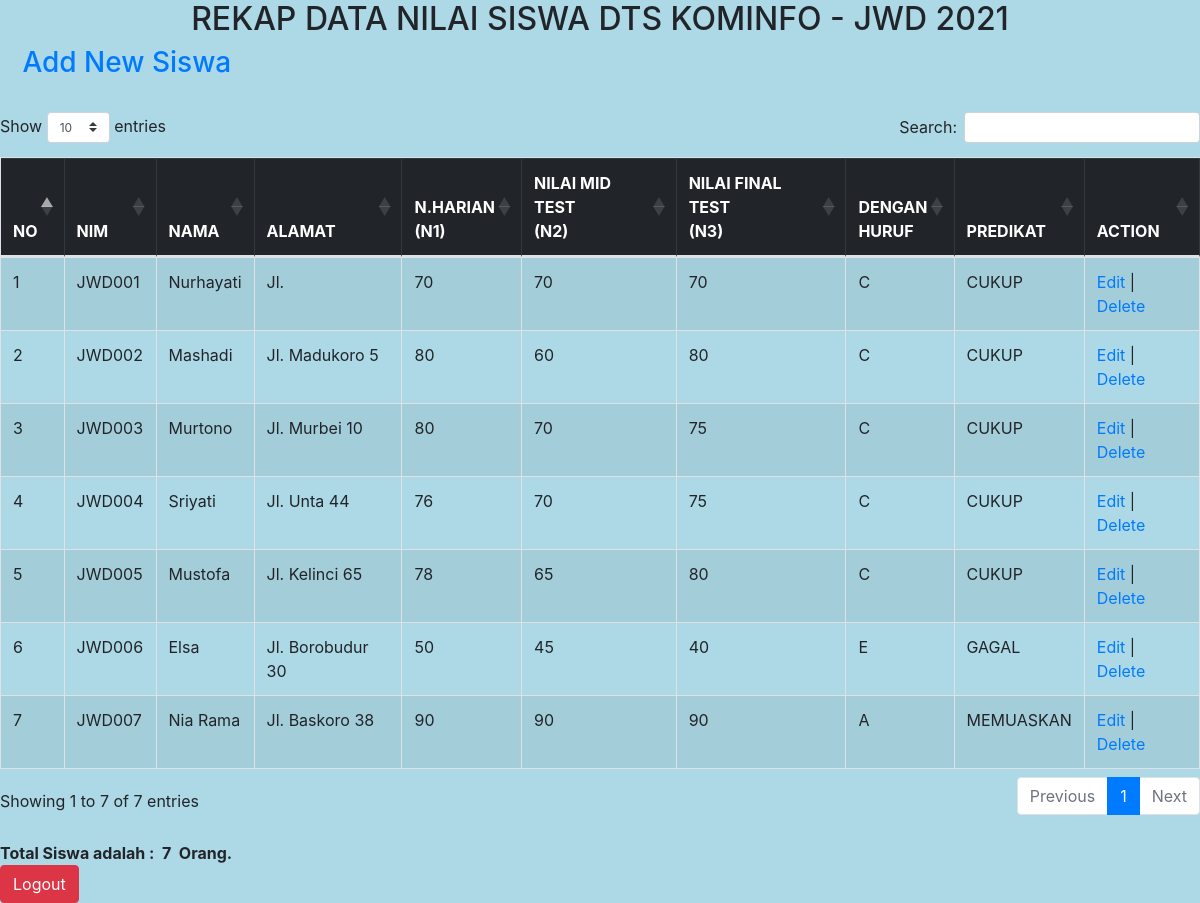
Page /halaman_admin.php (signed in) on the committed database.
### tables this page shows
CREATE TABLE `tsiswa_27` (
  `id` int(11) NOT NULL,
  `nim` varchar(50) DEFAULT NULL,
  `nama` varchar(100) DEFAULT NULL,
  `alamat` varchar(100) DEFAULT NULL,
  `n1` int(11) DEFAULT NULL,
  `n2` int(11) DEFAULT NULL,
  `n3` int(11) DEFAULT NULL
);

### halaman_admin.php (the view, shortened to what this page needs)
<?php
    include_once('koneksi.php');
	$result = mysqli_query($konek, "SELECT * FROM tsiswa_27 order by nim ASC");
    $total = mysqli_num_rows($result);
    $no = 1;
?>
<?php
if($_SESSION['username']=='' || $_SESSION['level']!='1')
{
    ?>
    <script language="JavaScript">
        document.location='index.php';
    </script>
    <?php
}else{
?>
<!DOCTYPE html>
<html>
<head>
	<link rel="stylesheet" href="https://cdnjs.cloudflare.com/ajax/libs/twitter-bootstrap/4.1.3/css/bootstrap.css" />
	<link rel="stylesheet" href="https://cdn.datatables.net/1.10.19/css/dataTables.bootstrap4.min.css" />
	<link rel="stylesheet" type="text/css" href="style.css">
</head>
<body>
	<center><h2>REKAP DATA NILAI SISWA DTS KOMINFO - JWD 2021</h2></center>
	<h3><a href="add.php">&nbsp;&nbsp;&nbsp;Add New Siswa</a></h3><br>
	<table id="tabel-data" class="table table-striped table-bordered">
		<thead class="table-dark">
			<th>NO</th>
			<th class="th1">NIM</th>
			<th class="th1">NAMA</th>
			<th class="th3">ALAMAT</th>
			<th class="th4">N.HARIAN <br>(N1)</th>
			<th class="th5">NILAI MID TEST<br>(N2)</th>
			<th class="th6">NILAI FINAL TEST<br>(N3)</th>
			<th class="th7">DENGAN<br>HURUF</th>
			<th class="th8">PREDIKAT</th>
			<th class="th1">ACTION</th>
        </thead>
        <?php
        while($user_data = mysqli_fetch_array($result)) {
        $n1 = $user_data['n1'];
        $n2 = $user_data['n2'];
        $n3 = $user_data['n3'];
        $sum = floatval($n1) + floatval($n2) + floatval($n3);
        $average = $sum / 3;
        if ($average > 89) {
          $grade = "A";
          $predikat = "MEMUASKAN";
        } else if ($average > 79) {
          $grade = "B";
          $predikat = "BAIK";
        } else if ($average > 69) {
          $grade = "C";
          $predikat = "CUKUP";
        } else if ($average > 59) {
          $grade = "D";
          $predikat = "KURANG";
        } else {
          $grade = "E";
          $predikat = "GAGAL";
        }
        echo "<td>".$no++."</td>";
        echo "<td>".$user_data['nim']."</td>";
        echo "<td>".$user_data['nama']."</td>";
        echo "<td>".$user_data['alamat']."</td>";
        echo "<td>".$n1."</td>";
        echo "<td>".$n2."</td>";
        echo "<td>".$n3."</td>";
        echo "<td>".$grade."</td>";
        echo "<td>".$predikat."</td>";
        echo "<td><a href='edit.php?id=$user_data[id]'>Edit</a> | <a href='delete.php?id=$user_data[id]'>Delete</a></td></tr>";
        }
   		?>
	</table>
	<br>
	<b>Total Siswa adalah :&nbsp;&nbsp;<?php echo $total; ?>&nbsp;&nbsp;Orang.</b><tr>
  <p><a class="btn btn-danger btn-md" href="logout_admin.php" role="button"> Logout</a></p>
</body>
</html>
<?php
}
?>

### style.css (style rules this page uses)
body { margin: 0; padding: 0; background-color: #add8e6; height: 100vh; }

### rows in the picture
tsiswa_27: nim "JWD001", nama "Nurhayati", alamat "Jl.", n1 "70", n2 "70", n3 "70", grade "C", predikat "CUKUP"
tsiswa_27: nim "JWD002", nama "Mashadi", alamat "Jl. Madukoro 5", n1 "80", n2 "60", n3 "80", grade "C", predikat "CUKUP"
tsiswa_27: nim "JWD003", nama "Murtono", alamat "Jl. Murbei 10", n1 "80", n2 "70", n3 "75", grade "C", predikat "CUKUP"
tsiswa_27: nim "JWD004", nama "Sriyati", alamat "Jl. Unta 44", n1 "76", n2 "70", n3 "75", grade "C", predikat "CUKUP"
tsiswa_27: nim "JWD005", nama "Mustofa", alamat "Jl. Kelinci 65", n1 "78", n2 "65", n3 "80", grade "C", predikat "CUKUP"
tsiswa_27: nim "JWD006", nama "Elsa", alamat "Jl. Borobudur 30", n1 "50", n2 "45", n3 "40", grade "E", predikat "GAGAL"
tsiswa_27: nim "JWD007", nama "Nia Rama", alamat "Jl. Baskoro 38", n1 "90", n2 "90", n3 "90", grade "A", predikat "MEMUASKAN"

### other values in the picture
$total "7"
